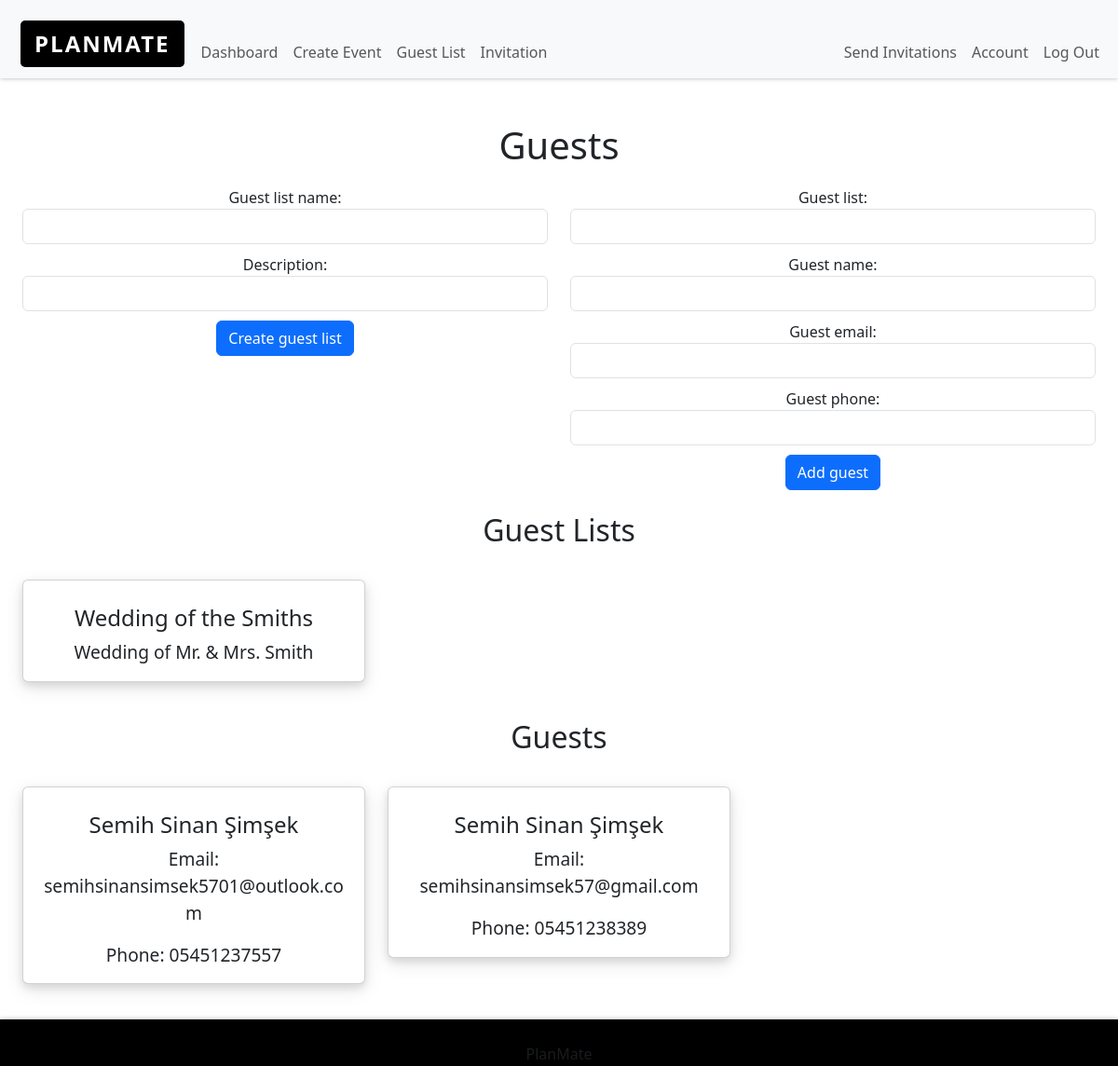
Page /guests_manage (signed in) on the committed database.
### models.py (models this page shows, shortened)
class GuestList(Base):
    __tablename__ = 'guest_lists'
    guest_list_id = Column("guest_list_id", Integer, primary_key=True, autoincrement=True)
    guest_list_name = Column("guest_list_name", String(50), nullable=False)
    guest_list_description = Column("guest_list_description", String(100), nullable=False)
    created_at = Column("created_at", DateTime, nullable=False, default=datetime.now())
    updated_at = Column("updated_at", DateTime, nullable=False, default=datetime.now(), onupdate=datetime.now())
    guest_list_creator_id = Column(Integer, ForeignKey('users.user_id'))

class Guest(Base):
    __tablename__ = 'guests'
    guest_id = Column("guest_id", Integer, primary_key=True, autoincrement=True)
    guest_name = Column("guest_name", String(50), nullable=False)
    guest_email = Column("guest_email", String(50), nullable=False)
    guest_phone = Column("guest_phone", String(50), nullable=False)
    created_at = Column("created_at", DateTime, nullable=False, default=datetime.now())
    updated_at = Column("updated_at", DateTime, nullable=False, default=datetime.now(), onupdate=datetime.now())
    guest_list_id = Column(Integer, ForeignKey('guest_lists.guest_list_id'))

### app.py (the view, shortened to what this page needs)
@app.route('/guests_manage', methods=['GET', 'POST'])
@login_required
@csrf.exempt  # We will handle CSRF tokens in AJAX requests manually
def guests_manage():
    user_id = session['user_id']
    guest_lists = db_session.query(GuestList).filter_by(guest_list_creator_id=user_id).all()
    guests_data = db_session.query(Guest).join(GuestList).filter(GuestList.guest_list_creator_id == user_id).all()
    logged_in = is_logged_in()
    return render_template('guests.html', guest_lists=guest_lists, guests=guests_data, logged_in=logged_in)

### app.py (called while the page is built)
@app.context_processor
def context_processor():
    return dict(csrf_token=generate_csrf())

### helpers.py (called while the page is built)
def login_required(f):
    @wraps(f)
    def decorated_function(*args, **kwargs):
        if session.get("user_id") is None:
            return redirect("/login")
        return f(*args, **kwargs)
    return decorated_function

def is_logged_in():
    user_id = session.get('user_id')
    if user_id is None:
        return False
    user = db_session.query(User).filter_by(user_id=user_id).first()
    return user is not None

### templates/guests.html (shortened to what this page needs)
{% extends 'layout.html' %}
{% block main %}
    <h1 class="text-center">Guests</h1>
    <div class="container">
        <div class="row">
            <div class="col-md-6">
                <form id="create-guest-list-form" method="POST">
                    <div class="form-group">
                        <label for="name">Guest list name:</label>
                        <input type="text" name="name" class="form-control" required>
                    </div>
                    <div class="form-group">
                        <label for="description">Description:</label>
                        <input type="text" name="description" class="form-control" required>
                    </div>
                    <button type="submit" class="btn btn-primary">Create guest list</button>
                </form>
            </div>
            <div class="col-md-6">
                <form id="create-guest-form" method="POST">
                    <div class="form-group">
                        <label for="guest_list_id">Guest list:</label>
                        <select name="guest_list_id" id="guest_list_id" class="form-control" required></select>
                    </div>
                    <div class="form-group">
                        <label for="name">Guest name:</label>
                        <input type="text" name="name" class="form-control" required>
                    </div>
                    <div class="form-group">
                        <label for="email">Guest email:</label>
                        <input type="email" name="email" class="form-control" required>
                    </div>
                    <div class="form-group">
                        <label for="phone">Guest phone:</label>
                        <input type="tel" name="phone" class="form-control">
                    </div>
                    <button type="submit" class="btn btn-primary">Add guest</button>
                </form>
            </div>
        </div>
    </div>
    <div class="container">
        <div id="guest-lists-container" class="my-4">
            <h2 class="text-center mb-4">Guest Lists</h2>
            <div class="row">
                {% for guest_list in guest_lists %}
                    <div class="col-md-4">
                        <div class="card mb-3">
                            <div class="card-body">
                                <h3 class="card-title">{{ guest_list.guest_list_name }}</h3>
                                <p class="card-text">{{ guest_list.guest_list_description }}</p>
                            </div>
                        </div>
                    </div>
                {% endfor %}
            </div>
        </div>
        <div id="guests-container" class="my-4">
            <h2 class="text-center mb-4">Guests</h2>
            <div class="row">
                {% for guest in guests %}
                    <div class="col-md-4">
                        <div class="card mb-3">
                            <div class="card-body">
                                <h3 class="card-title">{{ guest.guest_name }}</h3>
                                <p class="card-text">Email: {{ guest.guest_email }}</p>
                                <p class="card-text">Phone: {{ guest.guest_phone }}</p>
                            </div>
                        </div>
                    </div>
                {% endfor %}
            </div>
        </div>
    </div>
{% endblock %}

### templates/layout.html (shortened to what this page needs)
<!DOCTYPE html>
<html lang="en">
<head>
    <link href="https://cdn.jsdelivr.net/npm/bootstrap@5.2.3/dist/css/bootstrap.min.css" rel="stylesheet"
>
    <link href="https://cdn.jsdelivr.net/npm/bootstrap@5.3.0-alpha1/dist/css/bootstrap.min.css" rel="stylesheet"
>
    <link rel="stylesheet" href="https://cdnjs.cloudflare.com/ajax/libs/animate.css/4.1.1/animate.min.css"/>
    <link rel="stylesheet" href="/static/style.css">
</head>
<body>
{% if not hide_navbar %}
    <nav class="navbar navbar-expand-lg bg-light">
        <div class="container-fluid">
            <a class="navbar-brand" href="/">PlanMate</a>
            <div class="collapse navbar-collapse" id="navbar">
                {% if logged_in %}
                    <ul class="navbar-nav me-auto mt-2">
                        <li class="nav-item"><a class="nav-link" href="/">Dashboard</a></li>
                        <li class="nav-item"><a class="nav-link" href="/create_event">Create Event</a></li>
                        <li class="nav-item"><a class="nav-link" href="/guests_manage">Guest List</a></li>
                        <li class="nav-item"><a class="nav-link" href="/create_invitation">Invitation</a></li>
                    </ul>
                    <ul class="navbar-nav ms-auto mt-2">
                        <li class="nav-item"><a class="nav-link" href="/send_invitations">Send Invitations</a></li>
                        <li class="nav-item"><a class="nav-link" href="/account">Account</a></li>
                        <li class="nav-item"><a class="nav-link" href="/logout">Log Out</a></li>
                    </ul>
                {% else %}
                    <ul class="navbar-nav ms-auto mt-2">
                        <li class="nav-item"><a class="nav-link" href="/register">Register</a></li>
                        <li class="nav-item"><a class="nav-link" href="/login">Log In</a></li>
                    </ul>
                {% endif %}
            </div>
        </div>
    </nav>
{% endif %}
<main class="container-fluid py-5 text-center">
    {% block main %}
    {% endblock %}
</main>
<footer class="footer">
    <div class="container">
        <span class="text-muted">PlanMate</span>
    </div>
</footer>
</body>
</html>

### static/style.css (style rules this page uses)
nav .navbar-brand { font-size: 1.5em; font-weight: 700; color: #fff; text-transform: uppercase; letter-spacing: 2px; padding: 0 15px; line-height: 50px; display: inline-block; height: 50px; position: relative; z-index: 2; text-decoration: none; background: #000; border-radius: 5px; margin: 0 10px; transition: all 0.3s ease 0s; }
nav { background: #000; padding: 0; border-radius: 0; border: none; margin-bottom: 0; box-shadow: 0 0 5px rgba(0,0,0,0.3); }
footer { background: #000; padding: 0; border-radius: 0; border: none; margin-bottom: 0; box-shadow: 0 0 5px rgba(0,0,0,0.3); position: fixed; left: 0; bottom: 0; width: 100%; height: 50px; }
footer .text-muted { color: #fff; text-align: center; padding: 15px 0; display: flex; justify-content: center; align-items: center; }

### templates/guests.html (style rules this page uses)
.card { box-shadow: 0 4px 8px rgba(0, 0, 0, 0.1), 0 6px 20px rgba(0, 0, 0, 0.1); }
.card-title { font-size: 1.5rem; }
.card-text { font-size: 1.2rem; }
.card-body { padding: 1rem; }
.container { max-width: 1200px; }
#guests-container { margin-top: 2rem; }
#guest-lists-container { margin-top: 20px; }
button { margin-top: 10px; }
div { margin-top: 10px; }
.row { margin-top: 10px; }

### rows in the picture
GuestList: guest_list_name "Wedding of the Smiths", guest_list_description "Wedding of Mr. & Mrs. Smith"
Guest: guest_name "Semih Sinan Şimşek", guest_email "semihsinansimsek5701@outlook.com", guest_phone "05451237557"
Guest: guest_name "Semih Sinan Şimşek", guest_email "semihsinansimsek57@gmail.com", guest_phone "05451238389"
